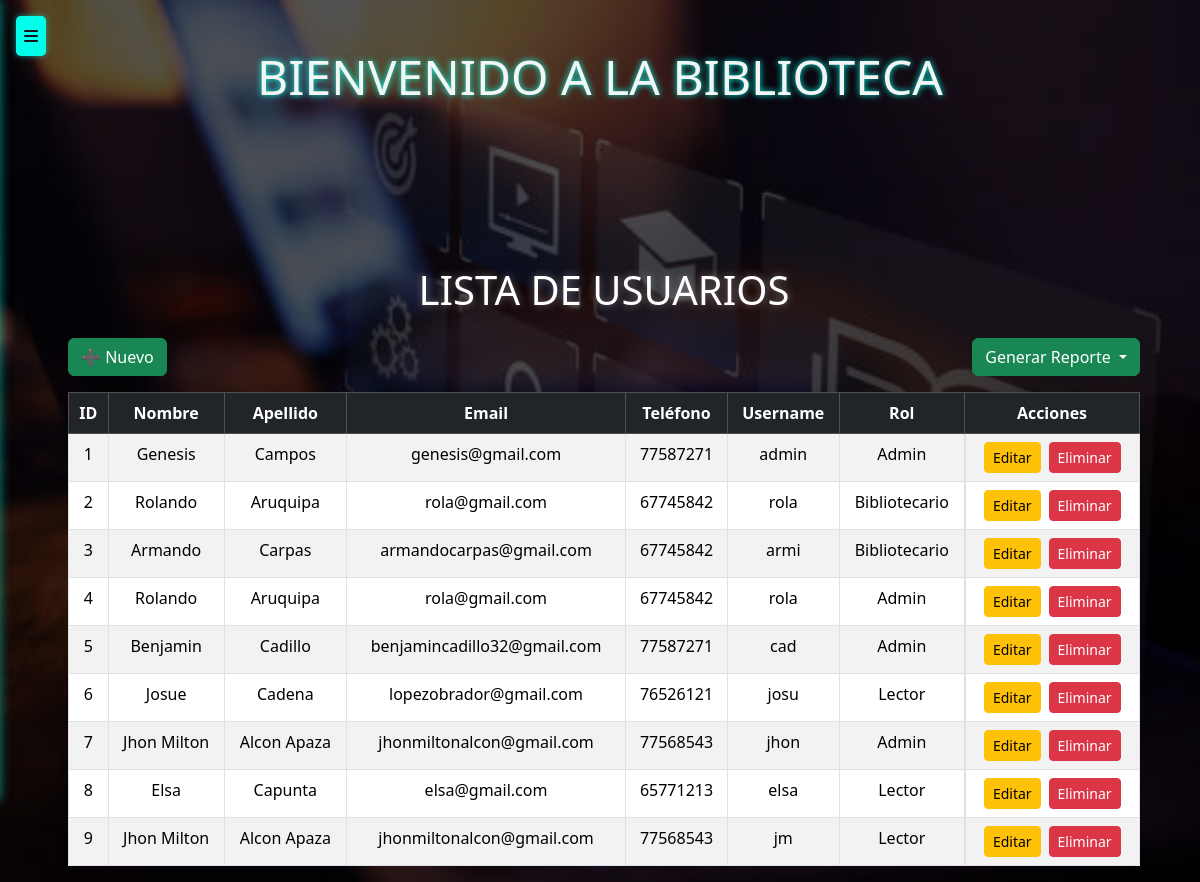
/usuarios/ (signed in), run on the app's committed database.
### models/usuario_model.py (models this page shows, shortened)
class Usuario(db.Model):
    __tablename__ = "usuarios"
    id = db.Column(db.Integer,primary_key=True)
    nombre = db.Column(db.String(80),nullable=False)
    apellido = db.Column(db.String(80),nullable=False)
    email = db.Column(db.String(120),nullable=False)
    telefono = db.Column(db.String(20),nullable=False)
    username = db.Column(db.String(20),nullable=False)
    password = db.Column(db.String,nullable=False)
    tipo = db.Column(db.String(20),nullable=False)
    @staticmethod #no depende de la clase
    def get_all():
        return Usuario.query.all()

### controllers/usuario_controllers.py (the view)
@usuario_bp.route("/")
def index():
    usuarios = Usuario.get_all()
    return usuario_view.list(usuarios)

### views/usuario_view.py (called while the page is built)
def list(usuarios):
    return render_template('usuarios/index.html', usuarios=usuarios)

### templates/usuarios/index.html (shortened to what this page needs)
{% extends 'base.html' %}
{% block content %}
<div class="container mt-4" style="max-width: 1100px;">
  <h1 class="text-center mb-4">Lista de Usuarios</h1>
  <div class="d-flex justify-content-between mb-3">
    <a href="{{ url_for('usuario.create') }}" class="btn btn-success">➕ Nuevo</a>
    <div class="btn-group">
      <button class="btn btn-success dropdown-toggle" data-bs-toggle="dropdown" aria-expanded="false">
        Generar Reporte
      </button>
    </div>
  </div>
  <table class="table table-striped table-bordered text-center mx-auto">
    <thead class="table-dark">
      <tr>
        <th>ID</th>
        <th>Nombre</th>
        <th>Apellido</th>
        <th>Email</th>
        <th>Teléfono</th>
        <th>Username</th>
        <th>Rol</th>
        <th>Acciones</th>
      </tr>
    </thead>
    <tbody>
      {% for item in usuarios %}
      <tr>
        <td>{{ item.id }}</td>
        <td>{{ item.nombre }}</td>
        <td>{{ item.apellido }}</td>
        <td>{{ item.email }}</td>
        <td>{{ item.telefono }}</td>
        <td>{{ item.username }}</td>
        <td>{{ item.tipo }}</td>
        <td class="d-flex justify-content-center gap-2">
          <a href="{{ url_for('usuario.edit', id=item.id) }}" class="btn btn-warning btn-sm">Editar</a>
          <a href="{{ url_for('usuario.delete', id=item.id) }}" class="btn btn-danger btn-sm"
             onclick="return confirm('¿Estás seguro de que deseas eliminar a {{ item.nombre }} {{ item.apellido }}?');">
             Eliminar
          </a>
        </td>
      </tr>
      {% else %}
      <tr>
        <td colspan="8" class="text-center">No hay Usuarios registrados.</td>
      </tr>
      {% endfor %}
    </tbody>
  </table>
</div>
{% endblock %}

### templates/base.html (style rules this page uses)
body { background-image: url("/static/fondobiblio.jpg"); background-size: cover; background-repeat: no-repeat; background-position: center; background-attachment: fixed; min-height: 100vh; }
body::before { content: ""; position: fixed; top: 0; left: 0; width: 100%; height: 100%; background-color: rgba(0,0,0,0.65); z-index: -1; pointer-events: none; }
h1, h2 { color: #fff; text-shadow: 0 0 8px rgba(255,255,255,0.4); text-transform: uppercase; }
.container { padding-left: 1rem; padding-top: 4rem; }

### data on the page
Usuario: id "1", nombre "Genesis", apellido "Campos", email "genesis@gmail.com", telefono "77587271", username "admin", tipo "Admin"
Usuario: id "2", nombre "Rolando", apellido "Aruquipa", email "rola@gmail.com", telefono "67745842", username "rola", tipo "Bibliotecario"
Usuario: id "3", nombre "Armando", apellido "Carpas", email "armandocarpas@gmail.com", telefono "67745842", username "armi", tipo "Bibliotecario"
Usuario: id "4", nombre "Rolando", apellido "Aruquipa", email "rola@gmail.com", telefono "67745842", username "rola", tipo "Admin"
Usuario: id "5", nombre "Benjamin", apellido "Cadillo", email "benjamincadillo32@gmail.com", telefono "77587271", username "cad", tipo "Admin"
Usuario: id "6", nombre "Josue", apellido "Cadena", email "lopezobrador@gmail.com", telefono "76526121", username "josu", tipo "Lector"
Usuario: id "7", nombre "Jhon Milton", apellido "Alcon Apaza", email "jhonmiltonalcon@gmail.com", telefono "77568543", username "jhon", tipo "Admin"
Usuario: id "8", nombre "Elsa", apellido "Capunta", email "elsa@gmail.com", telefono "65771213", username "elsa", tipo "Lector"
Usuario: id "9", nombre "Jhon Milton", apellido "Alcon Apaza", email "jhonmiltonalcon@gmail.com", telefono "77568543", username "jm", tipo "Lector"
